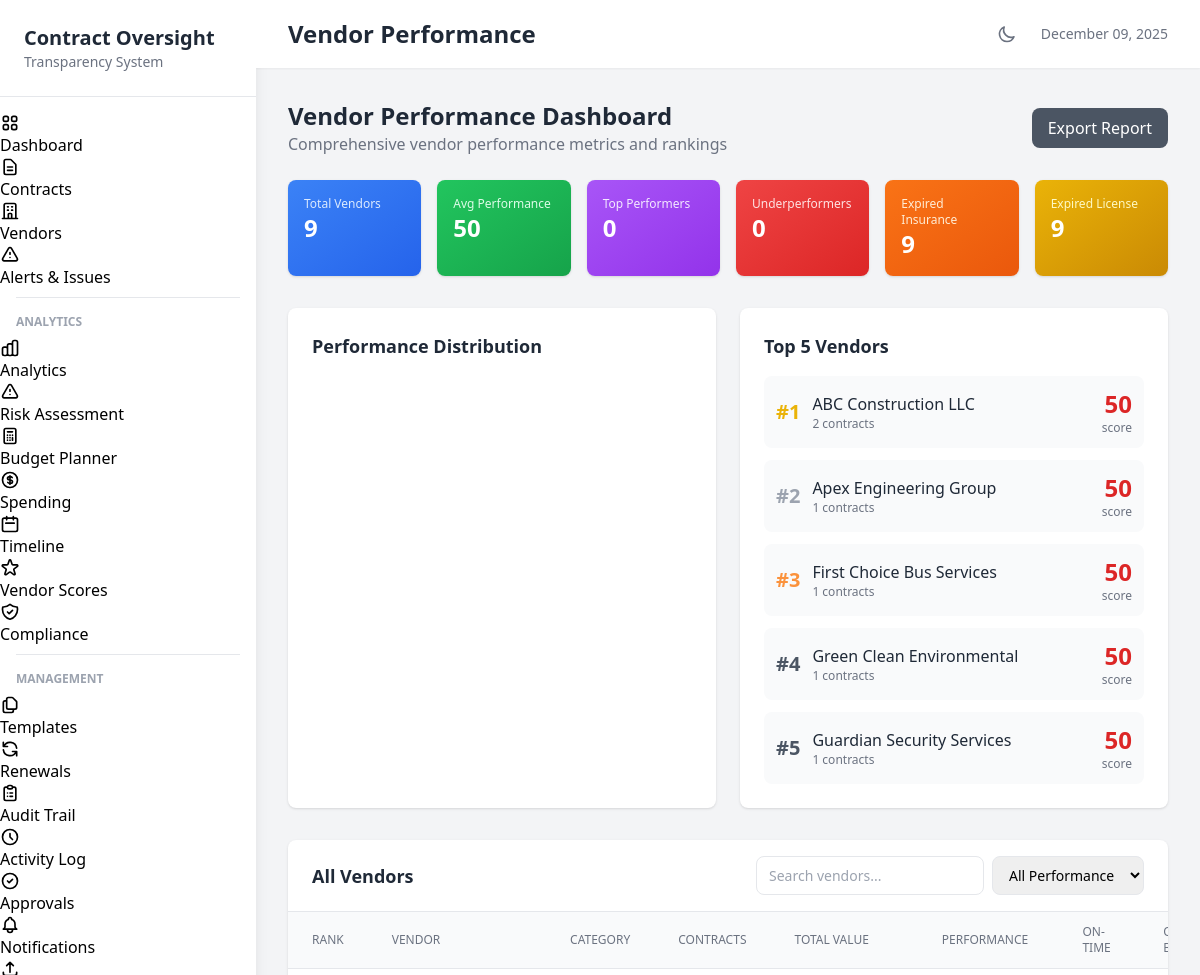
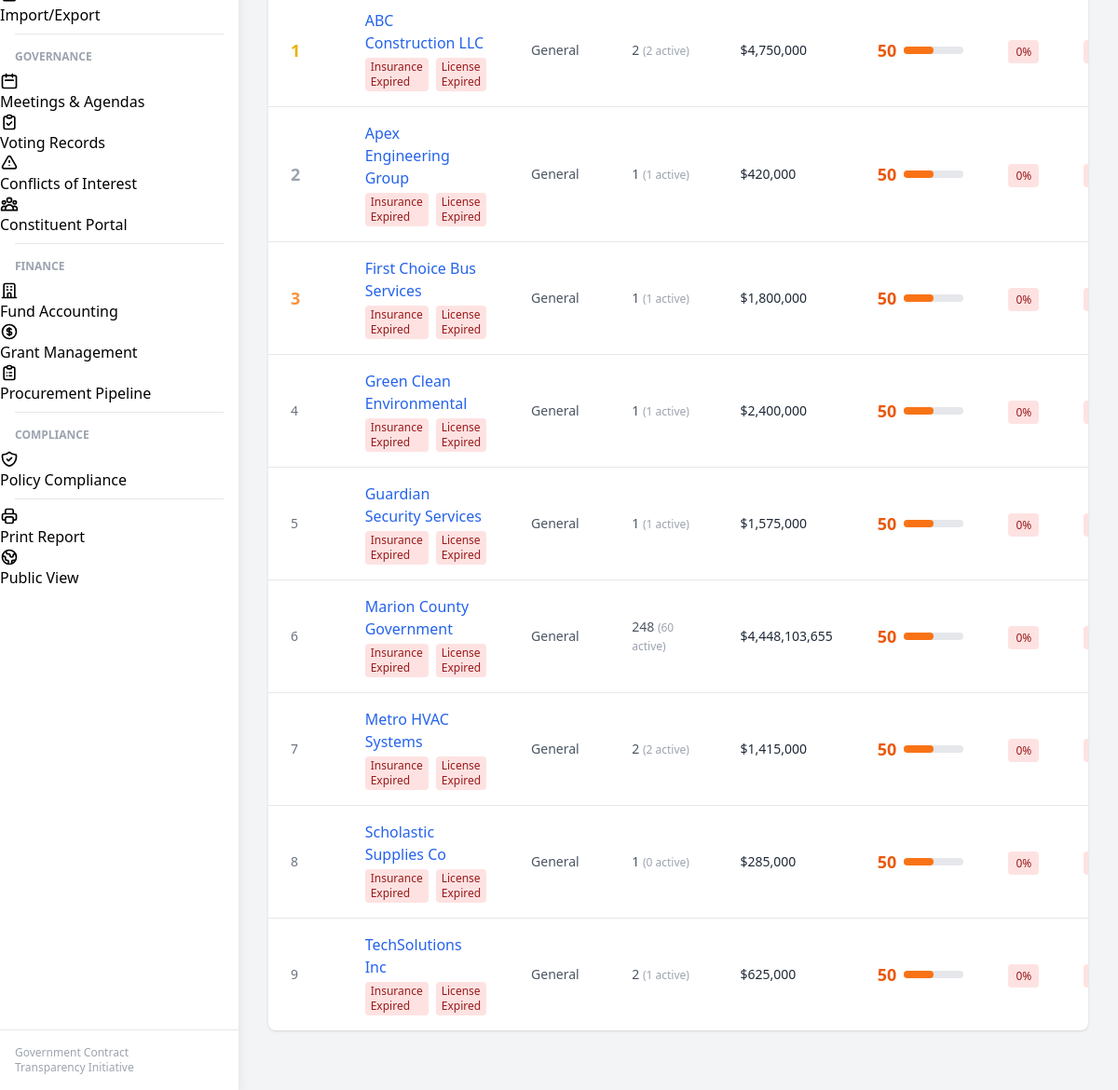
Screenshot of /vendor-performance with the database file from the repository (2 pictures, top to bottom).
### tables this page shows
CREATE TABLE vendors (
                vendor_id TEXT PRIMARY KEY,
                vendor_name TEXT NOT NULL,
                vendor_type TEXT,
                contact_name TEXT,
                contact_email TEXT,
                contact_phone TEXT,
                address TEXT,
                city TEXT,
                state TEXT,
                zip_code TEXT,
                tax_id TEXT,
                certification_status TEXT,
                minority_owned INTEGER DEFAULT 0,
                woman_owned INTEGER DEFAULT 0,
                small_business INTEGER DEFAULT 0,
                local_business INTEGER DEFAULT 0,
                registration_date TEXT,
                status TEXT DEFAULT 'Active',
                performance_score REAL DEFAULT 50,
                total_contracts INTEGER DEFAULT 0,
                total_awarded REAL DEFAULT 0,
                notes TEXT,
                created_at TEXT DEFAULT CURRENT_TIMESTAMP,
                updated_at TEXT DEFAULT CURRENT_TIMESTAMP,
                is_deleted INTEGER DEFAULT 0
            );

### web/app.py (the view)
@app.route('/vendor-performance')
def vendor_performance_dashboard():
    global current_vendors
    if current_vendors is None:
        load_data()
    vendor_data = []
    for _, vendor in current_vendors.iterrows():
        contracts = db.get_vendor_contracts(vendor['vendor_id'])
        if contracts:
            metrics = vendor_scorer.get_vendor_metrics(vendor.to_dict(), contracts)
            total_value = sum(c.get('current_amount', 0) or 0 for c in contracts)
            total_paid = sum(c.get('total_paid', 0) or 0 for c in contracts)
            vendor_data.append({
                'vendor_id': vendor['vendor_id'],
                'name': vendor.get('vendor_name', vendor.get('name', 'Unknown')),
                'category': vendor.get('category', 'General'),
                'contract_count': len(contracts),
                'active_contracts': len([c for c in contracts if c.get('status') == 'Active']),
                'total_value': total_value,
                'total_paid': total_paid,
                'performance_score': metrics.get('performance_score', 50),
                'on_time_pct': metrics.get('on_time_pct', 0),
                'budget_adherence': metrics.get('budget_adherence', 0),
                'quality_score': metrics.get('quality_score', 50),
                'insurance_status': 'Valid' if vendor.get('insurance_expiry') and vendor['insurance_expiry'] > datetime.now().strftime('%Y-%m-%d') else 'Expired',
                'license_status': 'Valid' if vendor.get('license_expiry') and vendor['license_expiry'] > datetime.now().strftime('%Y-%m-%d') else 'Expired'
            })
    vendor_data.sort(key=lambda x: x['performance_score'], reverse=True)
    summary = {
        'total_vendors': len(vendor_data),
        'avg_performance': sum(v['performance_score'] for v in vendor_data) / len(vendor_data) if vendor_data else 0,
        'top_performers': len([v for v in vendor_data if v['performance_score'] >= 70]),
        'underperformers': len([v for v in vendor_data if v['performance_score'] < 50]),
        'expired_insurance': len([v for v in vendor_data if v['insurance_status'] == 'Expired']),
        'expired_license': len([v for v in vendor_data if v['license_status'] == 'Expired'])
    }
    performance_dist = {
        'Excellent (80+)': len([v for v in vendor_data if v['performance_score'] >= 80]),
        'Good (60-79)': len([v for v in vendor_data if 60 <= v['performance_score'] < 80]),
        'Fair (40-59)': len([v for v in vendor_data if 40 <= v['performance_score'] < 60]),
        'Poor (<40)': len([v for v in vendor_data if v['performance_score'] < 40])
    }
    return render_template('vendor_performance.html',
                          vendors=vendor_data,
                          summary=summary,
                          performance_dist=performance_dist,
                          title='Vendor Performance')

### src/database.py (called while the page is built)
    def _get_connection(self):
        conn = sqlite3.connect(str(self.db_path))
        conn.row_factory = sqlite3.Row
        return conn

    def get_vendor_contracts(self, vendor_id: str) -> List[Dict]:
        conn = self._get_connection()
        cursor = conn.cursor()
        cursor.execute("""
            SELECT * FROM contracts
            WHERE vendor_id = ? AND is_deleted = 0
            ORDER BY start_date DESC
        """, (vendor_id,))
        rows = cursor.fetchall()
        conn.close()
        return [dict(row) for row in rows]

### web/app.py (called while the page is built)
@app.context_processor
def inject_globals():
    return {
        'now': datetime.now
    }

### web/templates/vendor_performance.html (shortened to what this page needs)
{% extends "base.html" %}
{% block content %}
<div class="flex items-center justify-between mb-6">
    <div>
        <h1 class="text-2xl font-bold text-gray-800 dark:text-white">Vendor Performance Dashboard</h1>
        <p class="text-gray-500 dark:text-gray-400">Comprehensive vendor performance metrics and rankings</p>
    </div>
    <div class="flex space-x-3">
        <button onclick="window.print()" class="px-4 py-2 bg-gray-600 text-white rounded-lg hover:bg-gray-700">
            Export Report
        </button>
    </div>
</div>
<div class="grid grid-cols-1 md:grid-cols-6 gap-4 mb-8">
    <div class="bg-gradient-to-br from-blue-500 to-blue-600 rounded-lg shadow p-4 text-white">
        <p class="text-blue-100 text-xs">Total Vendors</p>
        <p class="text-2xl font-bold">{{ summary.total_vendors }}</p>
    </div>
    <div class="bg-gradient-to-br from-green-500 to-green-600 rounded-lg shadow p-4 text-white">
        <p class="text-green-100 text-xs">Avg Performance</p>
        <p class="text-2xl font-bold">{{ summary.avg_performance|int }}</p>
    </div>
    <div class="bg-gradient-to-br from-purple-500 to-purple-600 rounded-lg shadow p-4 text-white">
        <p class="text-purple-100 text-xs">Top Performers</p>
        <p class="text-2xl font-bold">{{ summary.top_performers }}</p>
    </div>
    <div class="bg-gradient-to-br from-red-500 to-red-600 rounded-lg shadow p-4 text-white">
        <p class="text-red-100 text-xs">Underperformers</p>
        <p class="text-2xl font-bold">{{ summary.underperformers }}</p>
    </div>
    <div class="bg-gradient-to-br from-orange-500 to-orange-600 rounded-lg shadow p-4 text-white">
        <p class="text-orange-100 text-xs">Expired Insurance</p>
        <p class="text-2xl font-bold">{{ summary.expired_insurance }}</p>
    </div>
    <div class="bg-gradient-to-br from-yellow-500 to-yellow-600 rounded-lg shadow p-4 text-white">
        <p class="text-yellow-100 text-xs">Expired License</p>
        <p class="text-2xl font-bold">{{ summary.expired_license }}</p>
    </div>
</div>
<div class="grid grid-cols-1 lg:grid-cols-2 gap-6 mb-8">
    <div class="bg-white dark:bg-gray-800 rounded-lg shadow p-6">
        <h3 class="text-lg font-semibold text-gray-800 dark:text-white mb-4">Performance Distribution</h3>
        <div id="performanceChart" style="height: 250px;"></div>
    </div>
    <div class="bg-white dark:bg-gray-800 rounded-lg shadow p-6">
        <h3 class="text-lg font-semibold text-gray-800 dark:text-white mb-4">Top 5 Vendors</h3>
        <div class="space-y-3">
            {% for vendor in vendors[:5] %}
            <div class="flex items-center justify-between p-3 bg-gray-50 dark:bg-gray-700 rounded-lg">
                <div class="flex items-center space-x-3">
                    <span class="text-xl font-bold
                        {% if loop.index == 1 %}text-yellow-500
                        {% elif loop.index == 2 %}text-gray-400
                        {% elif loop.index == 3 %}text-orange-400
                        {% else %}text-gray-600{% endif %}">
                        #{{ loop.index }}
                    </span>
                    <div>
                        <a href="{{ url_for('vendor_detail', vendor_id=vendor.vendor_id) }}" class="font-medium text-gray-800 dark:text-white hover:text-blue-600">
                            {{ vendor.name }}
                        </a>
                        <p class="text-xs text-gray-500">{{ vendor.contract_count }} contracts</p>
                    </div>
                </div>
                <div class="text-right">
                    <span class="text-2xl font-bold
                        {% if vendor.performance_score >= 80 %}text-green-600
                        {% elif vendor.performance_score >= 60 %}text-yellow-600
                        {% else %}text-red-600{% endif %}">
                        {{ vendor.performance_score|int }}
                    </span>
                    <p class="text-xs text-gray-500">score</p>
                </div>
            </div>
            {% endfor %}
        </div>
    </div>
</div>
<div class="bg-white dark:bg-gray-800 rounded-lg shadow mb-8">
    <div class="px-6 py-4 border-b dark:border-gray-700 flex justify-between items-center">
        <h3 class="text-lg font-semibold text-gray-800 dark:text-white">All Vendors</h3>
        <div class="flex space-x-2">
            <input type="text" id="vendorSearch" placeholder="Search vendors..." onkeyup="filterVendors()"
                class="px-3 py-2 border rounded-lg text-sm dark:bg-gray-700 dark:border-gray-600 dark:text-white">
            <select id="performanceFilter" onchange="filterVendors()"
                class="px-3 py-2 border rounded-lg text-sm dark:bg-gray-700 dark:border-gray-600 dark:text-white">
                <option value="">All Performance</option>
            </select>
        </div>
    </div>
    <div class="overflow-x-auto">
        <table class="min-w-full divide-y divide-gray-200 dark:divide-gray-700" id="vendorTable">
            <thead class="bg-gray-50 dark:bg-gray-700">
                <tr>
                    <th class="px-6 py-3 text-left text-xs font-medium text-gray-500 dark:text-gray-300 uppercase cursor-pointer" onclick="sortTable(0)">Rank</th>
                    <th class="px-6 py-3 text-left text-xs font-medium text-gray-500 dark:text-gray-300 uppercase cursor-pointer" onclick="sortTable(1)">Vendor</th>
                    <th class="px-6 py-3 text-left text-xs font-medium text-gray-500 dark:text-gray-300 uppercase cursor-pointer" onclick="sortTable(2)">Category</th>
                    <th class="px-6 py-3 text-left text-xs font-medium text-gray-500 dark:text-gray-300 uppercase cursor-pointer" onclick="sortTable(3)">Contracts</th>
                    <th class="px-6 py-3 text-left text-xs font-medium text-gray-500 dark:text-gray-300 uppercase cursor-pointer" onclick="sortTable(4)">Total Value</th>
                    <th class="px-6 py-3 text-left text-xs font-medium text-gray-500 dark:text-gray-300 uppercase">Performance</th>
                    <th class="px-6 py-3 text-left text-xs font-medium text-gray-500 dark:text-gray-300 uppercase">On-Time</th>
                    <th class="px-6 py-3 text-left text-xs font-medium text-gray-500 dark:text-gray-300 uppercase">On-Budget</th>
                </tr>
            </thead>
            <tbody class="divide-y divide-gray-200 dark:divide-gray-700">
                {% for vendor in vendors %}
                <tr class="hover:bg-gray-50 dark:hover:bg-gray-700 vendor-row"
                    data-name="{{ vendor.name|lower }}"
                    data-score="{{ vendor.performance_score }}">
                    <td class="px-6 py-4 text-sm font-medium text-gray-800 dark:text-white">
                        <span class="
                            {% if loop.index <= 3 %}text-lg font-bold
                            {% if loop.index == 1 %}text-yellow-500
                            {% elif loop.index == 2 %}text-gray-400
                            {% else %}text-orange-400{% endif %}
                            {% else %}text-gray-500{% endif %}">
                            {{ loop.index }}
                        </span>
                    </td>
                    <td class="px-6 py-4">
                        <a href="{{ url_for('vendor_detail', vendor_id=vendor.vendor_id) }}" class="text-blue-600 hover:underline font-medium">
                            {{ vendor.name }}
                        </a>
                        <div class="flex space-x-2 mt-1">
                            {% if vendor.insurance_status == 'Expired' %}
                            <span class="px-1.5 py-0.5 text-xs bg-red-100 text-red-800 rounded">Insurance Expired</span>
                            {% endif %}
                            {% if vendor.license_status == 'Expired' %}
                            <span class="px-1.5 py-0.5 text-xs bg-red-100 text-red-800 rounded">License Expired</span>
                            {% endif %}
                        </div>
                    </td>
                    <td class="px-6 py-4 text-sm text-gray-600 dark:text-gray-300">{{ vendor.category }}</td>
                    <td class="px-6 py-4 text-sm text-gray-600 dark:text-gray-300">
                        {{ vendor.contract_count }}
                        <span class="text-xs text-gray-400">({{ vendor.active_contracts }} active)</span>
                    </td>
                    <td class="px-6 py-4 text-sm font-medium text-gray-800 dark:text-white">${{ '{:,.0f}'.format(vendor.total_value) }}</td>
                    <td class="px-6 py-4">
                        <div class="flex items-center">
                            <span class="text-lg font-bold mr-2
                                {% if vendor.performance_score >= 80 %}text-green-600
                                {% elif vendor.performance_score >= 60 %}text-yellow-600
                                {% elif vendor.performance_score >= 40 %}text-orange-600
                                {% else %}text-red-600{% endif %}">
                                {{ vendor.performance_score|int }}
                            </span>
                            <div class="w-16 bg-gray-200 dark:bg-gray-600 rounded-full h-2">
                                <div class="h-2 rounded-full
                                    {% if vendor.performance_score >= 80 %}bg-green-500
                                    {% elif vendor.performance_score >= 60 %}bg-yellow-500
                                    {% elif vendor.performance_score >= 40 %}bg-orange-500
                                    {% else %}bg-red-500{% endif %}"
                                    style="width: {{ vendor.performance_score }}%"></div>
                            </div>
                        </div>
                    </td>
                    <td class="px-6 py-4">
                        <span class="px-2 py-1 text-xs font-medium rounded
                            {% if vendor.on_time_pct >= 80 %}bg-green-100 text-green-800
                            {% elif vendor.on_time_pct >= 60 %}bg-yellow-100 text-yellow-800
                            {% else %}bg-red-100 text-red-800{% endif %}">
                            {{ vendor.on_time_pct|int }}%
                        </span>
                    </td>
                    <td class="px-6 py-4">
                        <span class="px-2 py-1 text-xs font-medium rounded
                            {% if vendor.budget_adherence >= 80 %}bg-green-100 text-green-800
                            {% elif vendor.budget_adherence >= 60 %}bg-yellow-100 text-yellow-800
                            {% else %}bg-red-100 text-red-800{% endif %}">
                        </span>
                    </td>
                </tr>
                {% endfor %}
            </tbody>
        </table>
    </div>
</div>
{% endblock %}

### rows the page displays
vendors: name "ABC Construction LLC", contract_count "2", performance_score "50", category "General", active_contracts "2", total_value "4,750,000", on_time_pct "0"
vendors: name "Apex Engineering Group", contract_count "1", performance_score "50", category "General", active_contracts "1", total_value "420,000", on_time_pct "0"
vendors: name "First Choice Bus Services", contract_count "1", performance_score "50", category "General", active_contracts "1", total_value "1,800,000", on_time_pct "0"
vendors: name "Green Clean Environmental", contract_count "1", performance_score "50", category "General", active_contracts "1", total_value "2,400,000", on_time_pct "0"
vendors: name "Guardian Security Services", contract_count "1", performance_score "50", category "General", active_contracts "1", total_value "1,575,000", on_time_pct "0"
vendors: name "Marion County Government", category "General", contract_count "248", active_contracts "60", total_value "4,448,103,655", performance_score "50", on_time_pct "0"
vendors: name "Metro HVAC Systems", category "General", contract_count "2", active_contracts "2", total_value "1,415,000", performance_score "50", on_time_pct "0"
vendors: name "Scholastic Supplies Co", category "General", contract_count "1", active_contracts "0", total_value "285,000", performance_score "50", on_time_pct "0"
vendors: name "TechSolutions Inc", category "General", contract_count "2", active_contracts "1", total_value "625,000", performance_score "50", on_time_pct "0"

### other values shown
{{ title }} "Vendor Performance"
{{ summary.total_vendors }} "9"
{{ summary.avg_performance|int }} "50"
{{ summary.top_performers }} "0"
{{ summary.underperformers }} "0"
{{ summary.expired_insurance }} "9"
{{ summary.expired_license }} "9"
